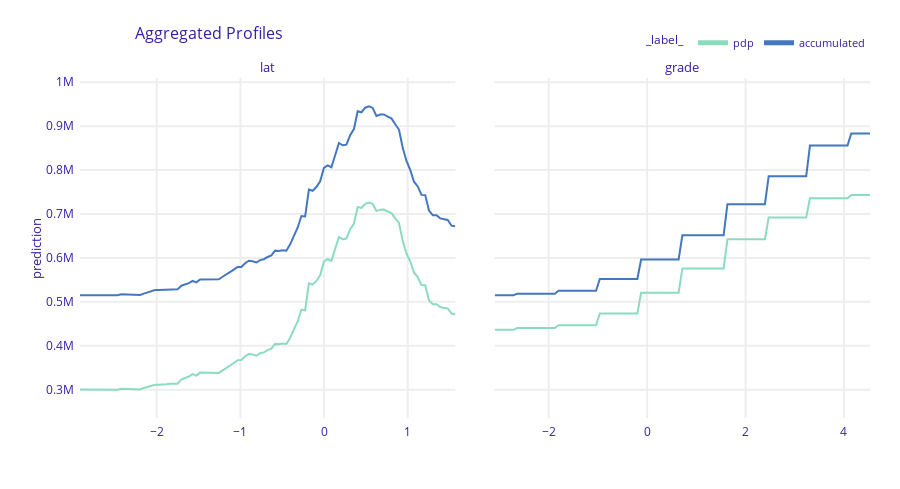

Write notebook code for a chart like this one.
### Code cell
mprof_pdp = joblib.load(path_mprof_pdp)
mprof_pdp.plot(mprof_accm, variables=variables)

### Figure 1 — Plotly figure (JSON) as saved in the notebook; plotly's stock layout.template omitted (floating-point values rounded to 4 significant figures; data arrays with more than 128 entries replaced by an {"elided": "..."} marker saying what was removed)
{"data": [{"customdata": {"elided": "101x5 mixed values"}, "hovertemplate": "<b>%{hovertext}</b><br><br>prediction=%{customdata[0]:.3f}<br>mean_prediction=%{customdata[1]:.3f}<extra></extra>", "hovertext": ["pdp", "pdp", "pdp", "pdp", "pdp", "pdp", "pdp", "pdp", "pdp", "pdp", "pdp", "pdp", "pdp", "pdp", "pdp", "pdp", "pdp", "pdp", "pdp", "pdp", "pdp", "pdp", "pdp", "pdp", "pdp", "pdp", "pdp", "pdp", "pdp", "pdp", "pdp", "pdp", "pdp", "pdp", "pdp", "pdp", "pdp", "pdp", "pdp", "pdp", "pdp", "pdp", "pdp", "pdp", "pdp", "pdp", "pdp", "pdp", "pdp", "pdp", "pdp", "pdp", "pdp", "pdp", "pdp", "pdp", "pdp", "pdp", "pdp", "pdp", "pdp", "pdp", "pdp", "pdp", "pdp", "pdp", "pdp", "pdp", "pdp", "pdp", "pdp", "pdp", "pdp", "pdp", "pdp", "pdp", "pdp", "pdp", "pdp", "pdp", "pdp", "pdp", "pdp", "pdp", "pdp", "pdp", "pdp", "pdp", "pdp", "pdp", "pdp", "pdp", "pdp", "pdp", "pdp", "pdp", "pdp", "pdp", "pdp", "pdp", "pdp"], "legendgroup": "pdp", "line": {"color": "#8bdcbe", "dash": "solid", "width": 2}, "mode": "lines", "name": "pdp", "opacity": 1, "orientation": "v", "showlegend": true, "type": "scatter", "x": [-2.918, -2.873, -2.828, -2.783, -2.738, -2.693, -2.649, -2.604, -2.559, -2.514, -2.469, -2.424, -2.379, -2.335, -2.29, -2.245, -2.2, -2.155, -2.11, -2.065, -2.02, -1.976, -1.931, -1.886, -1.841, -1.796, -1.751, -1.706, -1.662, -1.617, -1.572, -1.527, -1.482, -1.437, -1.392, -1.348, -1.303, -1.258, -1.213, -1.168, -1.123, -1.078, -1.034, -0.9887, -0.9438, -0.899, -0.8541, -0.8093, -0.7644, -0.7195, -0.6747, -0.6298, -0.5849, -0.5401, -0.4952, -0.4504, -0.4055, -0.3606, -0.3158, -0.2709, -0.2261, -0.1812, -0.1363, -0.09148, -0.04661, -0.001754, 0.04311, 0.08797, 0.1328, 0.1777, 0.2226, 0.2674, 0.3123, 0.3571, 0.402, 0.4469, 0.4917, 0.5366, 0.5814, 0.6263, 0.6712, 0.716, 0.7609, 0.8057, 0.8506, 0.8955, 0.9403, 0.9852, 1.03, 1.075, 1.12, 1.165, 1.209, 1.254, 1.299, 1.344, 1.389, 1.434, 1.479, 1.524, 1.568], "xaxis": "x", "y": [300300.0, 300300.0, 300300.0, 300300.0, 300300.0, 300300.0, 300300.0, 300400.0, 300400.0, 299900.0, 299900.0, 302100.0, 302100.0, 302100.0, 302100.0, 302100.0, 300600.0, 303900.0, 306300.0, 309300.0, 311000.0, 311000.0, 310800.0, 312200.0, 313200.0, 313200.0, 313200.0, 323100.0, 326300.0, 329786, 335200.0, 331900.0, 338800.0, 338400.0, 338500.0, 339100.0, 337300.0, 338100.0, 343800.0, 349500.0, 353400.0, 360700.0, 367200.0, 367400.0, 375700.0, 381300.0, 380200.0, 377100.0, 382800.0, 384900.0, 389900.0, 393300.0, 404200.0, 403643, 405200.0, 403900.0, 418300.0, 435800.0, 455200.0, 481900.0, 480400.0, 542100.0, 539200.0, 547500.0, 560358, 591800.0, 597000.0, 593300.0, 622400.0, 647700.0, 642700.0, 644000.0, 665200.0, 677995, 715800.0, 713600.0, 723165, 726100.0, 722900.0, 706603, 709900.0, 710271, 705700.0, 702100.0, 690200.0, 679600.0, 639000.0, 610000.0, 592300.0, 566800.0, 556300.0, 538000.0, 537900.0, 503600.0, 494500.0, 494500.0, 488200.0, 485700.0, 485100.0, 473300.0, 471800.0], "yaxis": "y"}, {"customdata": {"elided": "101x5 mixed values"}, "hovertemplate": "<b>%{hovertext}</b><br><br>prediction=%{customdata[0]:.3f}<br>mean_prediction=%{customdata[1]:.3f}<extra></extra>", "hovertext": ["pdp", "pdp", "pdp", "pdp", "pdp", "pdp", "pdp", "pdp", "pdp", "pdp", "pdp", "pdp", "pdp", "pdp", "pdp", "pdp", "pdp", "pdp", "pdp", "pdp", "pdp", "pdp", "pdp", "pdp", "pdp", "pdp", "pdp", "pdp", "pdp", "pdp", "pdp", "pdp", "pdp", "pdp", "pdp", "pdp", "pdp", "pdp", "pdp", "pdp", "pdp", "pdp", "pdp", "pdp", "pdp", "pdp", "pdp", "pdp", "pdp", "pdp", "pdp", "pdp", "pdp", "pdp", "pdp", "pdp", "pdp", "pdp", "pdp", "pdp", "pdp", "pdp", "pdp", "pdp", "pdp", "pdp", "pdp", "pdp", "pdp", "pdp", "pdp", "pdp", "pdp", "pdp", "pdp", "pdp", "pdp", "pdp", "pdp", "pdp", "pdp", "pdp", "pdp", "pdp", "pdp", "pdp", "pdp", "pdp", "pdp", "pdp", "pdp", "pdp", "pdp", "pdp", "pdp", "pdp", "pdp", "pdp", "pdp", "pdp", "pdp"], "legendgroup": "pdp", "line": {"color": "#8bdcbe", "dash": "solid", "width": 2}, "mode": "lines", "name": "pdp", "opacity": 1, "orientation": "v", "showlegend": false, "type": "scatter", "x": [-3.097, -3.021, -2.944, -2.868, -2.792, -2.716, -2.639, -2.563, -2.487, -2.411, -2.334, -2.258, -2.182, -2.106, -2.029, -1.953, -1.877, -1.8, -1.724, -1.648, -1.572, -1.495, -1.419, -1.343, -1.267, -1.19, -1.114, -1.038, -0.9616, -0.8853, -0.8091, -0.7328, -0.6566, -0.5803, -0.504, -0.4278, -0.3515, -0.2752, -0.199, -0.1227, -0.04646, 0.0298, 0.1061, 0.1823, 0.2586, 0.3349, 0.4111, 0.4874, 0.5636, 0.6399, 0.7162, 0.7924, 0.8687, 0.945, 1.021, 1.097, 1.174, 1.25, 1.326, 1.403, 1.479, 1.555, 1.631, 1.708, 1.784, 1.86, 1.936, 2.013, 2.089, 2.165, 2.241, 2.318, 2.394, 2.47, 2.546, 2.623, 2.699, 2.775, 2.852, 2.928, 3.004, 3.08, 3.157, 3.233, 3.309, 3.385, 3.462, 3.538, 3.614, 3.69, 3.767, 3.843, 3.919, 3.995, 4.072, 4.148, 4.224, 4.301, 4.377, 4.453, 4.529], "xaxis": "x2", "y": [436300.0, 436300.0, 436300.0, 436300.0, 436300.0, 436300.0, 440400.0, 440400.0, 440400.0, 440400.0, 440400.0, 440400.0, 440400.0, 440400.0, 440400.0, 440400.0, 440400.0, 446474, 446474, 446474, 446474, 446474, 446474, 446474, 446474, 446474, 446474, 446474, 473600.0, 473600.0, 473600.0, 473600.0, 473600.0, 473600.0, 473600.0, 473600.0, 473600.0, 473600.0, 473600.0, 520600.0, 520600.0, 520600.0, 520600.0, 520600.0, 520600.0, 520600.0, 520600.0, 520600.0, 520600.0, 520600.0, 576000.0, 576000.0, 576000.0, 576000.0, 576000.0, 576000.0, 576000.0, 576000.0, 576000.0, 576000.0, 576000.0, 576000.0, 642400.0, 642400.0, 642400.0, 642400.0, 642400.0, 642400.0, 642400.0, 642400.0, 642400.0, 642400.0, 642400.0, 691700.0, 691700.0, 691700.0, 691700.0, 691700.0, 691700.0, 691700.0, 691700.0, 691700.0, 691700.0, 691700.0, 735800.0, 735800.0, 735800.0, 735800.0, 735800.0, 735800.0, 735800.0, 735800.0, 735800.0, 735800.0, 735800.0, 743400.0, 743400.0, 743400.0, 743400.0, 743400.0, 743400.0], "yaxis": "y2"}, {"customdata": {"elided": "101x5 mixed values"}, "hovertemplate": "<b>%{hovertext}</b><br><br>prediction=%{customdata[0]:.3f}<br>mean_prediction=%{customdata[1]:.3f}<extra></extra>", "hovertext": ["accumulated", "accumulated", "accumulated", "accumulated", "accumulated", "accumulated", "accumulated", "accumulated", "accumulated", "accumulated", "accumulated", "accumulated", "accumulated", "accumulated", "accumulated", "accumulated", "accumulated", "accumulated", "accumulated", "accumulated", "accumulated", "accumulated", "accumulated", "accumulated", "accumulated", "accumulated", "accumulated", "accumulated", "accumulated", "accumulated", "accumulated", "accumulated", "accumulated", "accumulated", "accumulated", "accumulated", "accumulated", "accumulated", "accumulated", "accumulated", "accumulated", "accumulated", "accumulated", "accumulated", "accumulated", "accumulated", "accumulated", "accumulated", "accumulated", "accumulated", "accumulated", "accumulated", "accumulated", "accumulated", "accumulated", "accumulated", "accumulated", "accumulated", "accumulated", "accumulated", "accumulated", "accumulated", "accumulated", "accumulated", "accumulated", "accumulated", "accumulated", "accumulated", "accumulated", "accumulated", "accumulated", "accumulated", "accumulated", "accumulated", "accumulated", "accumulated", "accumulated", "accumulated", "accumulated", "accumulated", "accumulated", "accumulated", "accumulated", "accumulated", "accumulated", "accumulated", "accumulated", "accumulated", "accumulated", "accumulated", "accumulated", "accumulated", "accumulated", "accumulated", "accumulated", "accumulated", "accumulated", "accumulated", "accumulated", "accumulated", "accumulated"], "legendgroup": "accumulated", "line": {"color": "#4378bf", "dash": "solid", "width": 2}, "mode": "lines", "name": "accumulated", "opacity": 1, "orientation": "v", "showlegend": true, "type": "scatter", "x": [-2.918, -2.873, -2.828, -2.783, -2.738, -2.693, -2.649, -2.604, -2.559, -2.514, -2.469, -2.424, -2.379, -2.335, -2.29, -2.245, -2.2, -2.155, -2.11, -2.065, -2.02, -1.976, -1.931, -1.886, -1.841, -1.796, -1.751, -1.706, -1.662, -1.617, -1.572, -1.527, -1.482, -1.437, -1.392, -1.348, -1.303, -1.258, -1.213, -1.168, -1.123, -1.078, -1.034, -0.9887, -0.9438, -0.899, -0.8541, -0.8093, -0.7644, -0.7195, -0.6747, -0.6298, -0.5849, -0.5401, -0.4952, -0.4504, -0.4055, -0.3606, -0.3158, -0.2709, -0.2261, -0.1812, -0.1363, -0.09148, -0.04661, -0.001754, 0.04311, 0.08797, 0.1328, 0.1777, 0.2226, 0.2674, 0.3123, 0.3571, 0.402, 0.4469, 0.4917, 0.5366, 0.5814, 0.6263, 0.6712, 0.716, 0.7609, 0.8057, 0.8506, 0.8955, 0.9403, 0.9852, 1.03, 1.075, 1.12, 1.165, 1.209, 1.254, 1.299, 1.344, 1.389, 1.434, 1.479, 1.524, 1.568], "xaxis": "x", "y": [515100.0, 515100.0, 515100.0, 515100.0, 515100.0, 515100.0, 515100.0, 515300.0, 515300.0, 514800.0, 514800.0, 517000.0, 517000.0, 517000.0, 517000.0, 517000.0, 515400.0, 518700.0, 521700.0, 525000.0, 526900.0, 526900.0, 526900.0, 527900.0, 528200.0, 528200.0, 528300.0, 536600.0, 539500.0, 542600.0, 547500.0, 544300.0, 550900.0, 551100.0, 551300.0, 551800.0, 550600.0, 551300.0, 557100.0, 562400.0, 566300.0, 573200.0, 579300.0, 579500.0, 587800.0, 593500.0, 592500.0, 589500.0, 595000.0, 597000.0, 602100.0, 605700.0, 616500.0, 616000.0, 617400.0, 616200.0, 630800.0, 648700.0, 668800.0, 695400.0, 694300.0, 755800.0, 752900.0, 761300.0, 774500.0, 804900.0, 810700.0, 806500.0, 835800.0, 861700.0, 856500.0, 857900.0, 879600.0, 893500.0, 933800.0, 931700.0, 942000.0, 945200.0, 941500.0, 923400.0, 926500.0, 926800.0, 921600.0, 917700.0, 904400.0, 892300.0, 850800.0, 820700.0, 800400.0, 773600.0, 762700.0, 743500.0, 743000.0, 707700.0, 697300.0, 697300.0, 690000.0, 687300.0, 686300.0, 673400.0, 671900.0], "yaxis": "y"}, {"customdata": {"elided": "101x5 mixed values"}, "hovertemplate": "<b>%{hovertext}</b><br><br>prediction=%{customdata[0]:.3f}<br>mean_prediction=%{customdata[1]:.3f}<extra></extra>", "hovertext": ["accumulated", "accumulated", "accumulated", "accumulated", "accumulated", "accumulated", "accumulated", "accumulated", "accumulated", "accumulated", "accumulated", "accumulated", "accumulated", "accumulated", "accumulated", "accumulated", "accumulated", "accumulated", "accumulated", "accumulated", "accumulated", "accumulated", "accumulated", "accumulated", "accumulated", "accumulated", "accumulated", "accumulated", "accumulated", "accumulated", "accumulated", "accumulated", "accumulated", "accumulated", "accumulated", "accumulated", "accumulated", "accumulated", "accumulated", "accumulated", "accumulated", "accumulated", "accumulated", "accumulated", "accumulated", "accumulated", "accumulated", "accumulated", "accumulated", "accumulated", "accumulated", "accumulated", "accumulated", "accumulated", "accumulated", "accumulated", "accumulated", "accumulated", "accumulated", "accumulated", "accumulated", "accumulated", "accumulated", "accumulated", "accumulated", "accumulated", "accumulated", "accumulated", "accumulated", "accumulated", "accumulated", "accumulated", "accumulated", "accumulated", "accumulated", "accumulated", "accumulated", "accumulated", "accumulated", "accumulated", "accumulated", "accumulated", "accumulated", "accumulated", "accumulated", "accumulated", "accumulated", "accumulated", "accumulated", "accumulated", "accumulated", "accumulated", "accumulated", "accumulated", "accumulated", "accumulated", "accumulated", "accumulated", "accumulated", "accumulated", "accumulated"], "legendgroup": "accumulated", "line": {"color": "#4378bf", "dash": "solid", "width": 2}, "mode": "lines", "name": "accumulated", "opacity": 1, "orientation": "v", "showlegend": false, "type": "scatter", "x": [-3.097, -3.021, -2.944, -2.868, -2.792, -2.716, -2.639, -2.563, -2.487, -2.411, -2.334, -2.258, -2.182, -2.106, -2.029, -1.953, -1.877, -1.8, -1.724, -1.648, -1.572, -1.495, -1.419, -1.343, -1.267, -1.19, -1.114, -1.038, -0.9616, -0.8853, -0.8091, -0.7328, -0.6566, -0.5803, -0.504, -0.4278, -0.3515, -0.2752, -0.199, -0.1227, -0.04646, 0.0298, 0.1061, 0.1823, 0.2586, 0.3349, 0.4111, 0.4874, 0.5636, 0.6399, 0.7162, 0.7924, 0.8687, 0.945, 1.021, 1.097, 1.174, 1.25, 1.326, 1.403, 1.479, 1.555, 1.631, 1.708, 1.784, 1.86, 1.936, 2.013, 2.089, 2.165, 2.241, 2.318, 2.394, 2.47, 2.546, 2.623, 2.699, 2.775, 2.852, 2.928, 3.004, 3.08, 3.157, 3.233, 3.309, 3.385, 3.462, 3.538, 3.614, 3.69, 3.767, 3.843, 3.919, 3.995, 4.072, 4.148, 4.224, 4.301, 4.377, 4.453, 4.529], "xaxis": "x2", "y": [515100.0, 515100.0, 515100.0, 515100.0, 515100.0, 515100.0, 518500.0, 518500.0, 518500.0, 518500.0, 518500.0, 518500.0, 518500.0, 518500.0, 518500.0, 518500.0, 518500.0, 525100.0, 525100.0, 525100.0, 525100.0, 525100.0, 525100.0, 525100.0, 525100.0, 525100.0, 525100.0, 525100.0, 552000.0, 552000.0, 552000.0, 552000.0, 552000.0, 552000.0, 552000.0, 552000.0, 552000.0, 552000.0, 552000.0, 596400.0, 596400.0, 596400.0, 596400.0, 596400.0, 596400.0, 596400.0, 596400.0, 596400.0, 596400.0, 596400.0, 651800.0, 651800.0, 651800.0, 651800.0, 651800.0, 651800.0, 651800.0, 651800.0, 651800.0, 651800.0, 651800.0, 651800.0, 722300.0, 722300.0, 722300.0, 722300.0, 722300.0, 722300.0, 722300.0, 722300.0, 722300.0, 722300.0, 722300.0, 786100.0, 786100.0, 786100.0, 786100.0, 786100.0, 786100.0, 786100.0, 786100.0, 786100.0, 786100.0, 786100.0, 855900.0, 855900.0, 855900.0, 855900.0, 855900.0, 855900.0, 855900.0, 855900.0, 855900.0, 855900.0, 855900.0, 883200.0, 883200.0, 883200.0, 883200.0, 883200.0, 883200.0], "yaxis": "y2"}], "layout": {"annotations": [{"font": {"size": 13}, "showarrow": false, "text": "lat", "x": 0.2375, "xanchor": "center", "xref": "paper", "y": 1, "yanchor": "bottom", "yref": "paper"}, {"font": {"size": 13}, "showarrow": false, "text": "grade", "x": 0.7625, "xanchor": "center", "xref": "paper", "y": 1, "yanchor": "bottom", "yref": "paper"}, {"font": {"size": 13}, "showarrow": false, "text": "prediction", "textangle": -90, "x": -0.07, "xref": "paper", "y": 0.5, "yref": "paper"}], "font": {"color": "#371ea3"}, "height": 489, "hovermode": "x unified", "legend": {"font": {"size": 11}, "itemsizing": "constant", "orientation": "h", "title": {"font": {"size": 12}, "text": "_label_"}, "tracegroupgap": 0, "x": 1, "xanchor": "right", "y": 1.061, "yanchor": "bottom"}, "margin": {"b": 71, "r": 30, "t": 78}, "title": {"font": {"size": 16}, "text": "Aggregated Profiles", "x": 0.15}, "xaxis": {"anchor": "y", "automargin": true, "domain": [0, 0.475], "fixedrange": true, "gridwidth": 2, "showticklabels": true, "tickcolor": "white", "ticklen": 3, "ticks": "outside", "title": {"text": ""}, "type": "linear", "zeroline": false}, "xaxis2": {"anchor": "y2", "automargin": true, "domain": [0.525, 1], "fixedrange": true, "gridwidth": 2, "showticklabels": true, "tickcolor": "white", "ticklen": 3, "ticks": "outside", "title": {"text": ""}, "type": "linear", "zeroline": false}, "yaxis": {"anchor": "x", "automargin": true, "domain": [0, 1], "fixedrange": true, "gridwidth": 2, "range": [235400.0, 1010000.0], "tickcolor": "white", "ticklen": 3, "ticks": "outside", "title": {"text": ""}, "type": "linear", "zeroline": false}, "yaxis2": {"anchor": "x2", "automargin": true, "domain": [0, 1], "fixedrange": true, "gridwidth": 2, "matches": "y", "range": [235400.0, 1010000.0], "showticklabels": false, "tickcolor": "white", "ticklen": 3, "ticks": "outside", "title": {"text": ""}, "type": "linear", "zeroline": false}}}
